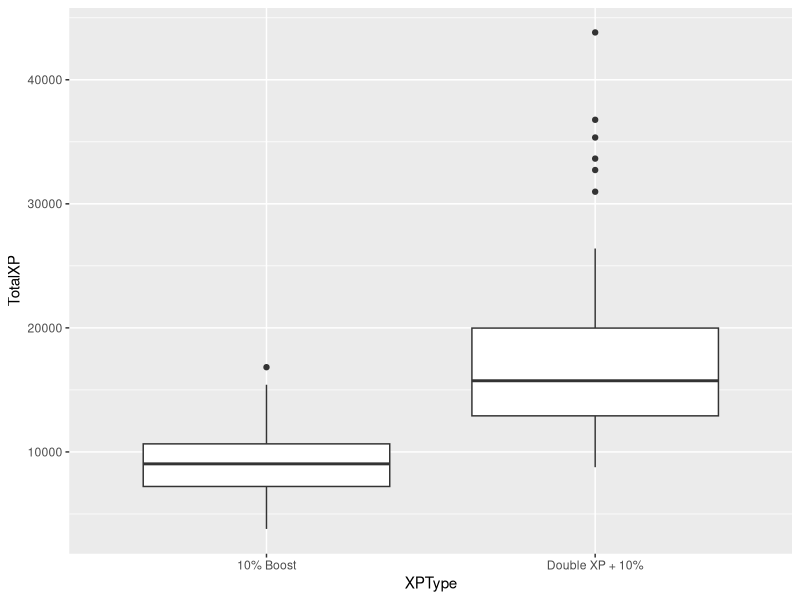

Generate this figure with R:
## ---- chunk 1
knitr::opts_chunk$set(echo = TRUE)
## ---- chunk 2
remove(list = ls())
# Load necessary libraries
library(tidyverse)
library(ggplot2)
library(lubridate)

#Part 1
library(readxl)
CODGames2_mp <- read_excel("data/CODGames2_mp.xlsx")
## ---- chunk 3
CODGames2_mp %>% 
  group_by(FullPartial) %>%
  summarise(n = n())
## ---- chunk 4
full_games <- CODGames2_mp %>%
  filter(FullPartial == "Full")
## ---- chunk 5
ggplot(full_games, mapping = aes(x = XPType, y = TotalXP)) +
  geom_boxplot()

## ---- chunk 6
CODGames2_mp %>% 
  group_by(XPType) %>%
  summarise(n = n())
